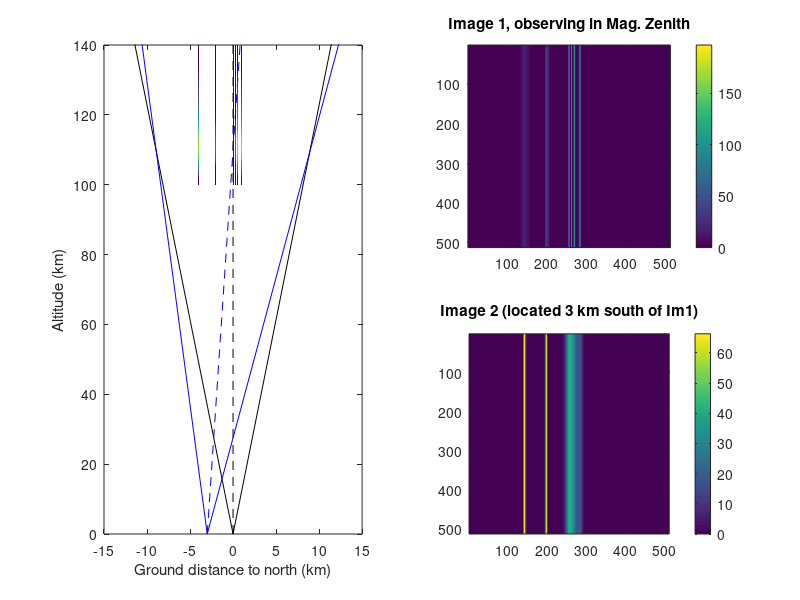

Reproduce this figure in MATLAB.
% imagerlocations1(arc.HorizOffsetKM,arc.widthKM,writeMovie)
%
%Routine to investigate optimal station distance for different arc widths
%and separation.
%
% initial program created by Hanna Dahlgren, 14 Feb 2012
% functional enhancements by Michael Hirsch, June/July 2013
%
% INPUTS:
% -------
% arc.HorizOffsetKM: B_per-oriented separation between arcs (km)
% arc.widthKM: B_perp-oriented width of auroral arc (default 0.5km)
% arcHorizOffset: B_perp-oriented offset from HST1 site
% 
% Algorithm:
% Step 0) Intake of user parameters
%
% Step 1) sample-by-sample, generate auroral arc (to be replaced by
% chap_gauss_arc.m)???
%   The variable "intpix" is the 1D intensity across the image array that
%   arises from the path integration through the synthetic arcs (arcs
%   modeled with finite Gaussian width and with Chapman function vertically)
%
% Step 2) Plot results
%
function [image1,image2,ha] = Run2DauroraSim(varargin)
clc
%% Step 0) Intake user parameters
P = length(varargin);
if P>0 && ~isempty(varargin{1}), arc.HorizOffsetKM=varargin{1};
else arc.HorizOffsetKM = [0 0.25 .5 1 -2 -4];
end
if P>1 && ~isempty(varargin{2}), arc.widthKM = varargin{2};       else 
    arc.widthKM = 0.1; %[km]
end
if P>2 && ~isempty(varargin{3}), ha.writeMovie = varargin{3};       else ha.writeMovie = false; end

ha.showBeams = false; %show figure of how pixel path integrals traverse auroral region
ha.movieFN = 'beams.avi';
ha.nArc = size(arc.HorizOffsetKM,2);

%%%%%%%%%%%%%%%%%%%%%%%%%%%%%%%%%%%%%%%%%%%%%%%%%%%%%
%%%%%         Set your parameters here!         %%%%%
%%%%%%%%%%%%%%%%%%%%%%%%%%%%%%%%%%%%%%%%%%%%%%%%%%%%%

%Focal lengths of cameras%in mm
ha.focallengthMM=[50 50];

ha.dist1to2KM=3; %ground distance (km) to second imager

ha.nxPixel = 512; %number of "x-pixels" in camera
ha.nyPixel = 512; %number of "y-pixels" in camera

ha.rowInd = 1; %future 3D primitive approach!
%%%%%%%%%%%%%%%%%%%%%%%%%%%%%%%%%%%%%%%%%%%%%%%%%%%%
%%%%%%%%%%%%%%%%%%%%%%%%%%%%%%%%%%%%%%%%%%%%%%%%%%%%

%The focal length results in the following FOV
ha.FOVdeg=[atand(8.2/ha.focallengthMM(1)),atand(8.2/ha.focallengthMM(2))];

%degrees per pixel (assuming sqaure sensor)
ha.pixelscale=[ha.FOVdeg(1)/ha.nxPixel, ha.FOVdeg(2)/ha.nxPixel]; 

%HST1 points up-B, and "tilt" is the angle at which HST2 tips toward HST1 
% SUCH THAT the boresight pixels of HST1 and HST2 cross at 110km altitude
ha.boresightCrossingAltKM = 110; %[km]
ha.tilt=atand(ha.dist1to2KM/ha.boresightCrossingAltKM); 

% bin sizes: 
% B_perp: 10m
% B_parallel: 100m 
% 
% grid extents:
% B_perp: -15km to +15km  <--- 30km/10m = 3000 pixels!
% B_parallel:  100..140km      <--- (140-100)km/100m = 400 pixels!
ha.nxGridAurora = 3000;
ha.nyGridAurora = 400;

%% Step 1) Auroral arc generation, point by point iteration
% <update> this may be replaced with "chap_gauss_arc" perhaps!

[aurora,ha.dmax] = make2Daurora(ha,arc);

%% Step 2) lines of sight (path integrals) through auroral arc

ha = makeFigures(ha,aurora);

[intpix1,intpix2] = computeLOS(ha,aurora);

%% Step 3) plot results

[image1,image2] =finalPlot(ha,intpix1,intpix2,aurora,arc);

if nargout==0, clear, end %eliminate nuisance console printing

end

function [aurora,dmax] = make2Daurora(ha,arc)

aurora=zeros(ha.nxGridAurora,ha.nyGridAurora);
%lim1=1500-arc.widthKM/2*1000;
%lim2=1500+arc.widthKM/2*1000;

%% 1a) Filling the ionosphere with aurora
for z=1:ha.nyGridAurora %for each sample altitude

%Chapman profile
%z=1:400;
H=50; %in 100s meters, so 50*100 m
Z0 = 110; %[km]
zl=(z-Z0)./H;
v=1*exp(0.5*(1-zl-exp(-zl)));

% store the (inter-arc identical) Chapman fcn intensity at each arc x,y bin location
for iArc = 1:ha.nArc
aurora(ha.nxGridAurora/2 ... center of x-samples (where HST1 boresight live)
      + arc.HorizOffsetKM(ha.rowInd,iArc)*100,... recall x-bin-size is 10m
      z...              at this altitude sample bin
      )=v;                %is assigned Chapman fcn brightness "v"
end

%% 1b) Tapering the emissions on the edges of the aurora
dmax=round(arc.widthKM*100/2);
for d1=1:dmax %for each sample horizontal offset bin
    
    value=v-d1^2/dmax^2; % not a Gaussian width taper
    value(value<0) = 0;

    for iArc = 1:ha.nArc
        aurora(ha.nxGridAurora/2+arc.HorizOffsetKM(ha.rowInd,iArc)*100+d1,z)=value;
        aurora(ha.nxGridAurora/2+arc.HorizOffsetKM(ha.rowInd,iArc)*100-d1,z)=value;
    end
end %for d1
end %for z

%now we have a 2D slice of simulated aurora, let's do something with it!
end

function ha = makeFigures(ha,aurora)

if ha.showBeams
ha.testBeamFig = figure;
ha.testBeamAx = axes('parent',ha.testBeamFig);
ha.testBeamImg = imagesc(1:ha.nyGridAurora,1:ha.nxGridAurora,aurora,'parent',ha.testBeamAx); 

hcb = colorbar('peer',ha.testBeamAx);
set(get(hcb,'ylabel'),'string','Arc Intensity [normalized]')

xlabel(ha.testBeamAx,'altitude bins')
ylabel(ha.testBeamAx,'B_\perp bins')
set(ha.testBeamAx,'nextplot','add')

ha.CurrPix1l = text(nan,nan,'1','horizontalalignment','center',...
    'verticalalignment','middle','units','data','color','w','fontsize',12);
ha.CurrPix1r = text(nan,nan,'1','horizontalalignment','center',...
    'verticalalignment','middle','units','data','color','w','fontsize',12);

ha.CurrPix2l = text(nan,nan,'2','horizontalalignment','center',...
    'verticalalignment','middle','units','data','color','k','fontsize',12);
ha.CurrPix2r = text(nan,nan,'2','horizontalalignment','center',...
    'verticalalignment','middle','units','data','color','k','fontsize',12);

ha.CurrLOS1l = plot([nan,nan],[nan,nan],'w--');
ha.CurrLOS1r = plot([nan,nan],[nan,nan],'w--');

ha.CurrLOS2l = plot([nan,nan],[nan,nan],'k--');
ha.CurrLOS2r = plot([nan,nan],[nan,nan],'k--');

ha.tBt = title(ha.testBeamAx,'','interpreter','none');

% focus the view near the boresight intersection
%set(ha.testBeamAx,'add','xlim',[1 ha.nyGridAurora],'ylim',[ha.nxGridAurora/2-200,ha.nxGridAurora/2+200])

end %showBeam
end

function [intpix1,intpix2] = computeLOS(ha,aurora)
%% 2a) For the central (boresight) pixel
%creating a row of pixels

%initialize variables
intpix1=zeros(ha.nyPixel,1);
intpix2=zeros(ha.nyPixel,1);
int1=0;
int2=0;

if ha.showBeams
%startup movie
if ha.writeMovie, 
    videoObj = VideoWriter(ha.movieFN,'Motion JPEG AVI'); 
    videoObj.Quality = 95;
    open(videoObj);
end



    set(ha.CurrLOS1l,'ydata',[ha.nxGridAurora/2 ha.nxGridAurora/2],...
                  'xdata',[1 ha.nyGridAurora])
    set(ha.CurrLOS2l,'ydata',ha.nxGridAurora/2-ha.dist1to2KM*100+ ...
                            [round((1+1000)*10*tand(ha.tilt)),...
                            round((ha.nyGridAurora+1000)*10*tand(ha.tilt))],...
                  'xdata',[1 ha.nyGridAurora])
end

for j=1:ha.nyGridAurora
    %HST1
    xval=0;
    yval=j;
    xIntInd1 = ha.nxGridAurora/2 + xval;

    int1=int1+aurora(xIntInd1,yval);
    %set(ha.CurrPix1l,'position',[yval,xIntInd1])

    
    %HST2 
    %(j+1000)*10 is the number of 10m B_perp bins 
    xval2=round((j+1000)*10*tand(ha.tilt));
    yval2=j;
    xIntInd2 = ha.nxGridAurora/2 ... start in middle of B_perp bins
        - ha.dist1to2KM*100 ... move over by dist1to2KM*100 10m bins
        + xval2; %  come back according to tilt of HST2
    
    int2=int2+aurora(xIntInd2,yval2);
   % set(ha.CurrPix2l,'position',[yval2,xIntInd2])
    
    %pause(0.005) %let java catchup
end
intpix1(ha.nxPixel/2)=int1;
intpix2(ha.nxPixel/2)=int2;

if ha.showBeams
set(ha.tBt,'string',{['white: HST1, pixel ',int2str(ha.nxPixel/2),'=',num2str(int1)];
                     ['black: HST2, pixel ',int2str(ha.nxPixel/2),'=',num2str(int2)]})
if ha.writeMovie
    vFrame = getframe(ha.testBeamFig);
    writeVideo(videoObj,vFrame);    
end
end

%% 2b) compute the left and right sides of boresight
kIndMax = ha.nxPixel/2-1;
for k=1:kIndMax % k starts at the outermost pixel and moves in to the adjacent-to-boresight pixel
    
int1right=0;
int1left=0;
int2right=0;
int2left=0;

if ha.showBeams
LOS1 = [round((1+1000)*10*tand(ha.pixelscale(1)*k)),...
                        round((ha.nyGridAurora+1000)*10*tand(ha.pixelscale(1)*k))];
                    
LOS2l =[round((1+1000)*10*tand(ha.tilt+ha.pixelscale(2)*k)),...
                   round((ha.nyGridAurora+1000)*10*tand(ha.tilt+ha.pixelscale(2)*k))];
LOS2r =[round((1+1000)*10*tand(ha.tilt-ha.pixelscale(2)*k)),...
                   round((ha.nyGridAurora+1000)*10*tand(ha.tilt-ha.pixelscale(2)*k))];

set(ha.CurrLOS1l,'ydata',ha.nxGridAurora/2 + LOS1,...
               'xdata',[1 ha.nyGridAurora])
set(ha.CurrLOS1r,'ydata',ha.nxGridAurora/2 - LOS1,...
               'xdata',[1 ha.nyGridAurora])
           
set(ha.CurrLOS2l,'ydata',ha.nxGridAurora/2 - ha.dist1to2KM*100 + LOS2l,...
               'xdata',[1 ha.nyGridAurora])
set(ha.CurrLOS2r,'ydata',ha.nxGridAurora/2 - ha.dist1to2KM*100 + LOS2r,...
               'xdata',[1 ha.nyGridAurora])     
end
           
for j=1:ha.nyGridAurora
    %HST1
     %(j+1000)*10 is the number of 10m B_perp bins 
    xval1right=round((j+1000)*10*tand(ha.pixelscale(1)*k)); %
    xval1left =round((j+1000)*10*tand(ha.pixelscale(1)*k));
    yval1=j;
    
    a1right=ha.nxGridAurora/2 + xval1right;
    a1right(a1right > ha.nxGridAurora) = ha.nxGridAurora; %clamps maximum to nxGridAurora
        
    a1left=ha.nxGridAurora/2 - xval1left;
    a1left(a1left < 1)=1;
    
    int1right=int1right + aurora(a1right,yval1);
    int1left=int1left+aurora(a1left,yval1);
    %{
    set(ha.CurrPix1r,'position',[yval1,a1right])
    set(ha.CurrPix1l,'position',[yval1,a1left])
    %}
    
    
    %HST2
     %(j+1000)*10 is the number of 10m B_perp bins 
    xval2right=round((j+1000)*10*tand(ha.tilt+ha.pixelscale(2)*k));
    xval2left =round((j+1000)*10*tand(ha.tilt-ha.pixelscale(2)*k));
    yval2=j;
    
    %better to say a2right = ax1; a2left = ax2;
    ax1=ha.nxGridAurora/2 - ha.dist1to2KM*100 + xval2right;
    ax1(ax1 > ha.nxGridAurora) = 3000;
    
    ax2=ha.nxGridAurora/2 - ha.dist1to2KM*100 + xval2left;
    ax2(ax2 < 1)=1;
    
    int2right=int2right+aurora(ax1,yval2);
    int2left=int2left+aurora(ax2,yval2);
    %{
    set(ha.CurrPix2r,'position',[yval2,ax1])
    set(ha.CurrPix2l,'position',[yval2,ax2])
    pause(0.005) %let java catchup
    %}
    
end
intpix1(256-k)=int1left;
intpix1(256+k)=int1right;
intpix2(256-k)=int2left;
intpix2(256+k)=int2right;

if ha.showBeams
 set(ha.tBt,'string',{['white: HST1, pixels ',int2str(ha.nxPixel/2-k),'=',num2str(int1left)...
                       ' & ',int2str(ha.nxPixel/2+k),'=',num2str(int1right)];
                      ['black: HST2, pixels ',int2str(ha.nxPixel/2-k),'=',num2str(int2left)...
                       ' & ',int2str(ha.nxPixel/2+k),'=',num2str(int2right)]})
     
pause(0.005) %let java catchup
if ha.writeMovie
    vFrame = getframe(ha.testBeamFig);
    writeVideo(videoObj,vFrame);    
end
end %showBeams

end %for k

if ha.writeMovie,   close(videoObj);    end

end

function [image1,image2] = finalPlot(ha,intpix1,intpix2,aurora,arc)

%figure(3)
%clf
%plot(intpix1,'+')
%Creating image1
% image1=zeros(512,512);
% for j=1:512
%     image1(j,:)=intpix1;
% end
%Creating image2
% image2=zeros(512,512);
% for j=1:512
%     image2(j,:)=intpix2;
% end

% ahem
image1 = repmat(intpix1(:)',512,1);
image2 = repmat(intpix2(:)',512,1);

figure


%HST1 image plane
subplot(2,2,2)
imagesc(image1)
shading flat
colorbar
title('Image 1, observing in Mag. Zenith')
axis square

%HST2 image plane
subplot(2,2,4)
imagesc(image2)
shading flat
colorbar
title(sprintf('Image 2 (located %s km south of Im1)',num2str(ha.dist1to2KM)))
axis square
subplot(2,2,[1 3])

%HST1
plot([0,0],[0, 200],'k--') %boresight line
hold on
plot([0 ha.nyGridAurora/2*tand(ha.nxPixel/2*ha.pixelscale(1))],...
     [0 ha.nyGridAurora/2*tand(ha.nxPixel/2*ha.pixelscale(1))/tand(ha.nxPixel/2*ha.pixelscale(1))],'k');

plot([0 ha.nyGridAurora/2*tand(-ha.nxPixel/2*ha.pixelscale(1))],...
     [0 ha.nyGridAurora/2*tand(-ha.nxPixel/2*ha.pixelscale(1))/tand(-ha.nxPixel/2*ha.pixelscale(1))],'k');
%-------------------------
%HST2
%boresight line
plot([-ha.dist1to2KM,...
      ha.nyGridAurora/2*tand(ha.tilt)-ha.dist1to2KM],...
      [0,...
      ha.nyGridAurora/2*tand(ha.tilt)/tand(ha.tilt)],'b--') 

plot([-ha.dist1to2KM,...
      ha.nyGridAurora/2*tand(ha.nxPixel/2*ha.pixelscale(2)+ha.tilt)-ha.dist1to2KM],...
     [0,...
      ha.nyGridAurora/2*tand(ha.nxPixel/2*ha.pixelscale(2)+ha.tilt)/tand(ha.nxPixel/2*ha.pixelscale(2)+ha.tilt)],'b');

plot([-ha.dist1to2KM ha.nyGridAurora/2*tand(-ha.nxPixel/2*ha.pixelscale(2)+ha.tilt)-ha.dist1to2KM],...
     [0 ha.nyGridAurora/2*tand(-ha.nxPixel/2*ha.pixelscale(2)+ha.tilt)/tand(-ha.nxPixel/2*ha.pixelscale(2)+ha.tilt)],'b');

%Plotting the arcs
for iArc = 1:ha.nArc
    x1=ha.nxGridAurora/2 + arc.HorizOffsetKM(ha.rowInd,iArc)*100 - ha.dmax;
    x2=ha.nxGridAurora/2 + arc.HorizOffsetKM(ha.rowInd,iArc)*100 + ha.dmax;
    
    imagesc([arc.HorizOffsetKM(ha.rowInd,iArc) - arc.widthKM/2,...
             arc.HorizOffsetKM(ha.rowInd,iArc) + arc.widthKM/2],...
             [100 140],...
             rot90(aurora(x1:x2,1:ha.nyGridAurora),3)) 
end


axis([-15 15 0 140])
xlabel('Ground distance to north (km)')
ylabel('Altitude (km)')
end
